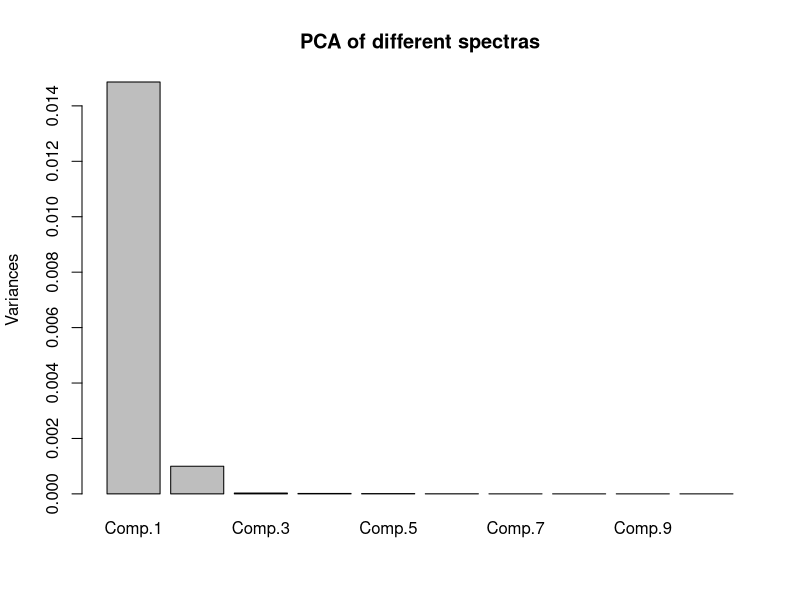
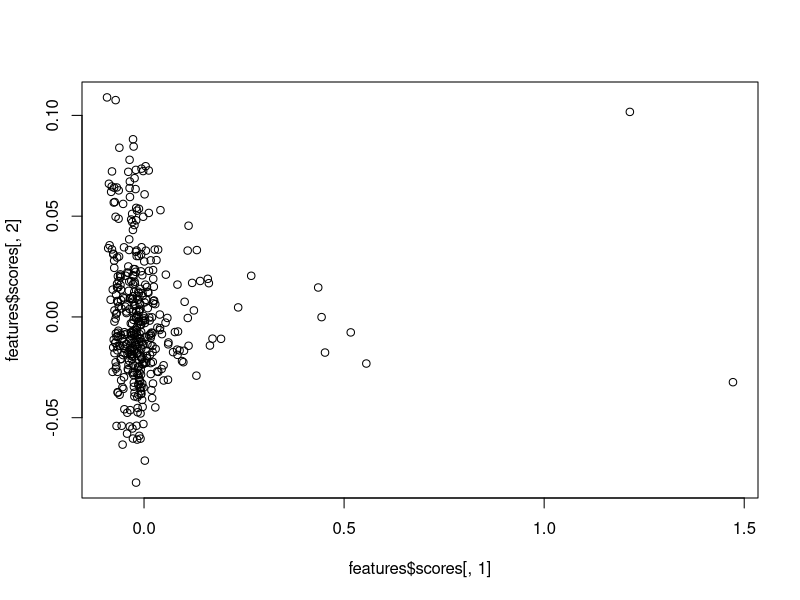
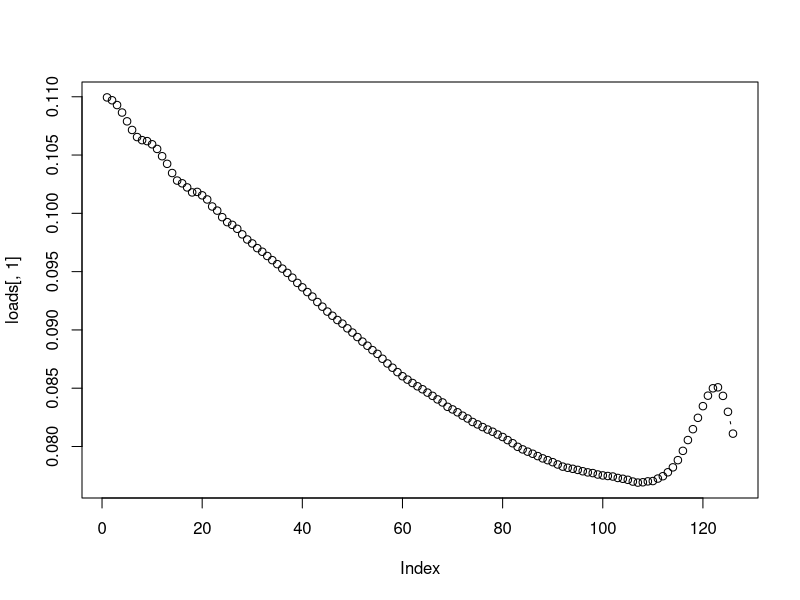
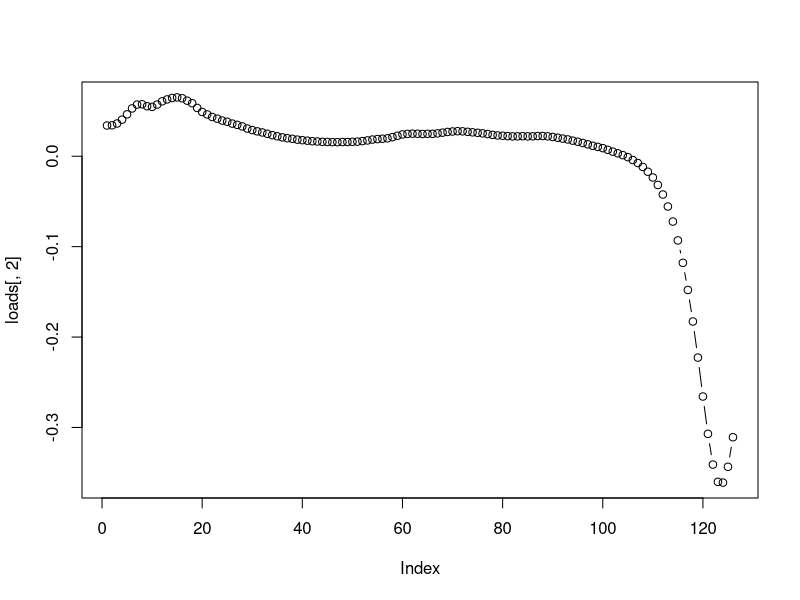
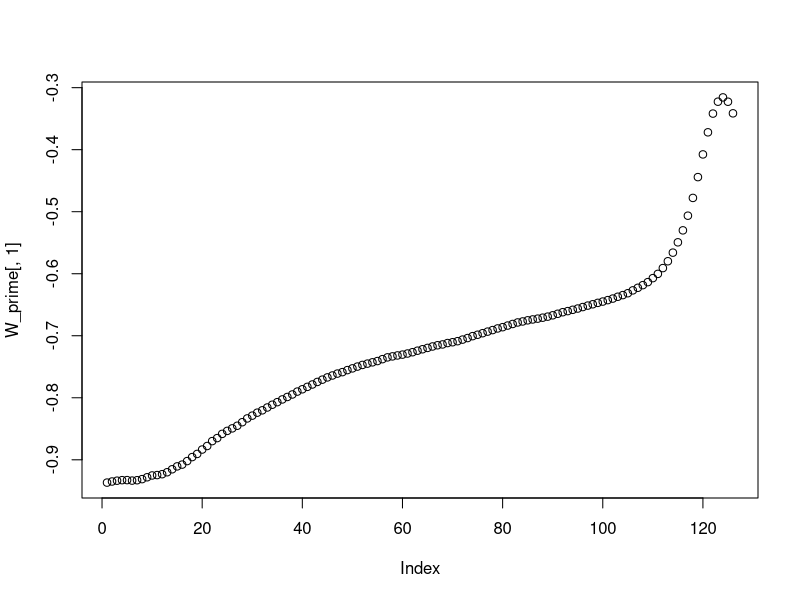
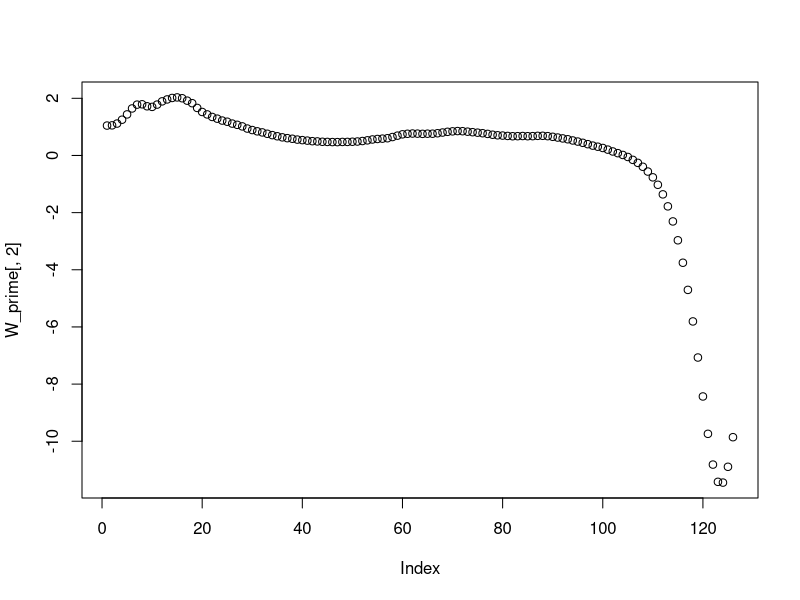
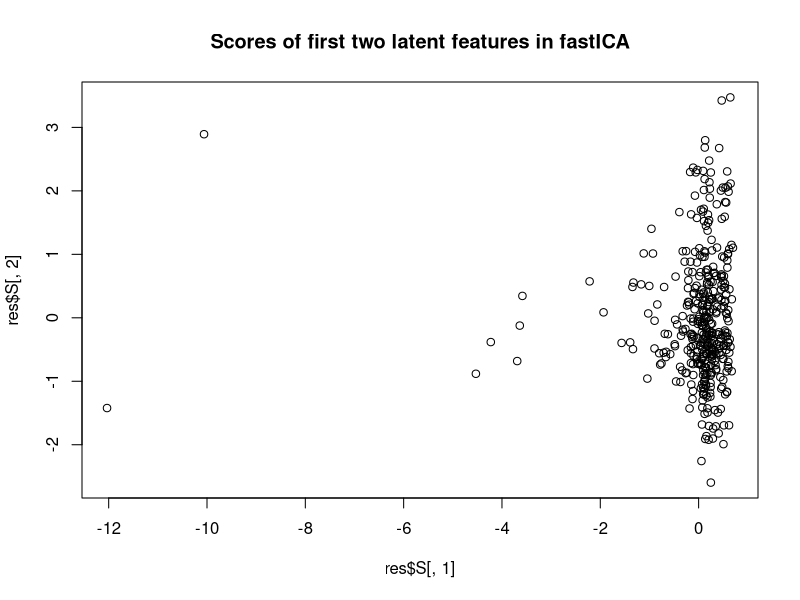
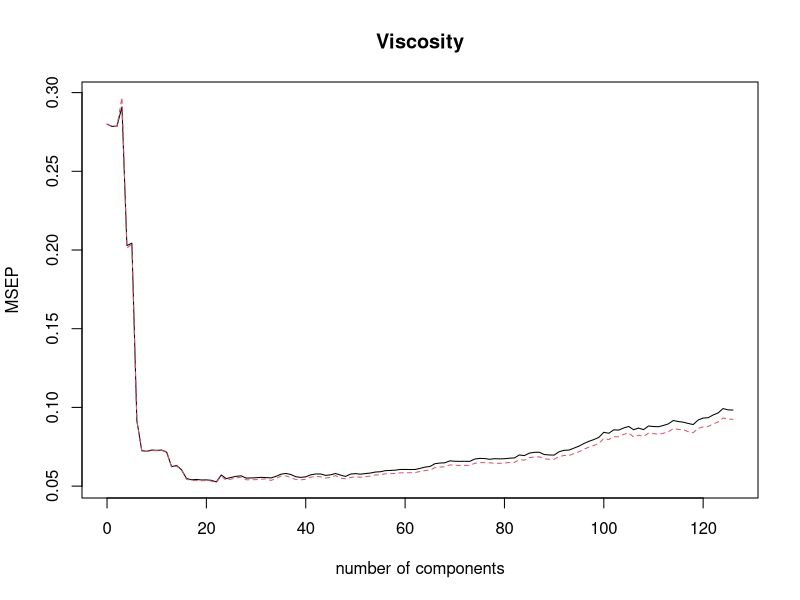

Write R code to recreate these figures, in order.
library(fastICA)
library(pls)

set.seed(12345)
data = read.csv("NIRSpectra.csv", header = TRUE, 
                sep = ";", dec = ",", fill = TRUE)
# ************************ TODO:
# Should we remove the 'Viscosity' column when doing PCA etc??
# ************************

features = princomp(data[, -ncol(data)])
summary(features)
# First 3 components:
# Proportion of Variance: 0.9463514 0.05008087 0.003372371
# Proportion of variance in PC1 + PC2 = 0.9333233 + 0.06263367 = 0.9959569699999999 > 0.99
# -- we choose PC1 and PC2.

plot(features, main="PCA of different spectras")

# plot of PC1 vs PC2
x_lim = c(min(features$scores[ ,1]), max(features$scores[ ,1]))
y_lim = c(min(features$scores[ ,2]), max(features$scores[ ,2]))
plot(features$scores[ ,1], features$scores[ ,2], xlim=x_lim, ylim=y_lim)

# for comparison, if we look at ex. PC1 vs PC5:
# plot(features$scores[ ,1], features$scores[ ,16], xlab="PC1", ylab="PC2", xlim=x_lim, ylim=y_lim)
# .. all the variance is explained by PC1

loads = loadings(features)
par(mfrow=c(1,1))
plot(loads[, 1], type="b")
plot(loads[, 2], type="b")
# which has 0 load? those contribute nothing to the linear transformation,
# LOAD = how much a feature contribute to the variance within a principal component
# i.e. how much does one dimension contribute to the variance along the dimension of the PC.
# ************************ TODO:
# Is there any principle component that is explained by mainly a few original features?
# YES PC2, there are a lot of features that are around 0
# ************************

res = fastICA(data[ ,-ncol(data)], 2, fun = "logcosh", alpha = 1.0,
                   row.norm = FALSE, maxit = 200, tol = 0.0001, verbose = TRUE)

str(res)
# K = pre-whitening matrix that projects data onto the first n.comp principal components.
# W = estimated un-mixing matrix
# ************************ TODO:
# What is W_prime??
# ************************
W_prime = res$K %*% res$W

plot(W_prime[, 1])
plot(W_prime[, 2])

# ************************ TODO:
# Make a plot of the scores of the first two latent features and compare
# it with the score plot from step 1
# lookup str(res) -- S ?
# ***********************

plot(res$S[, 1], res$S[, 2], main = "Scores of first two latent features in fastICA")

pcr.fit = pcr(formula = Viscosity ~ ., 
              data = data,
              validation = "CV")
validationplot(pcr.fit, val.type = "MSEP")
# it seems after choosing more than 6 components, the MSEP doesn't go down much
validationplot(pcr.fit, val.type = "MSEP", xlim=c(0,10))
# TODO: Correct to say # components to select = 6??
